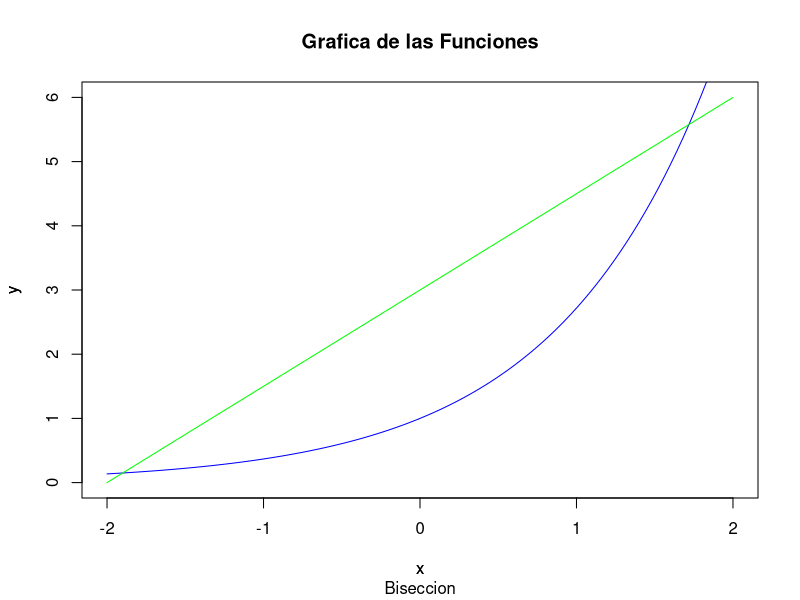
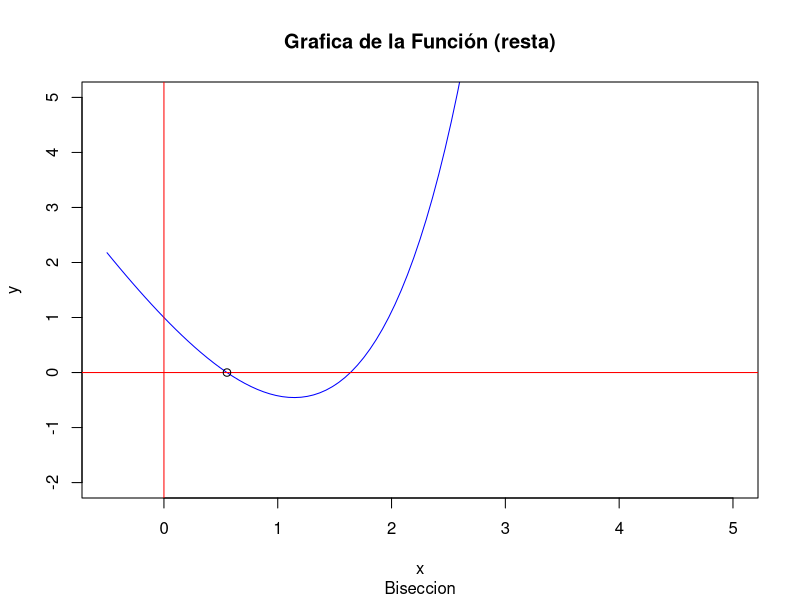
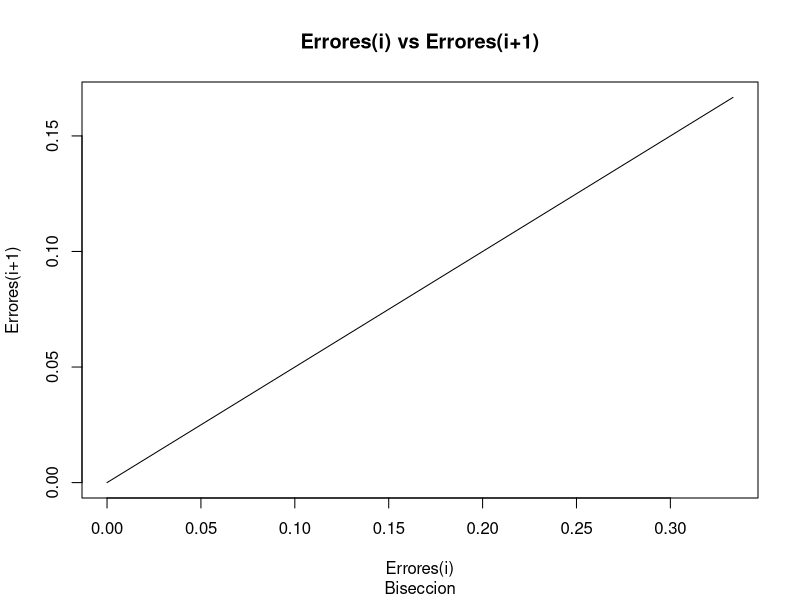
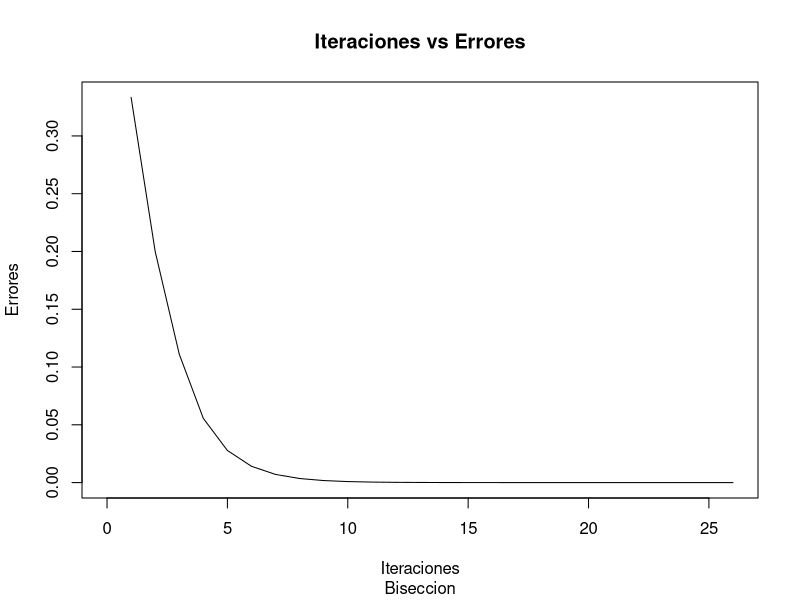
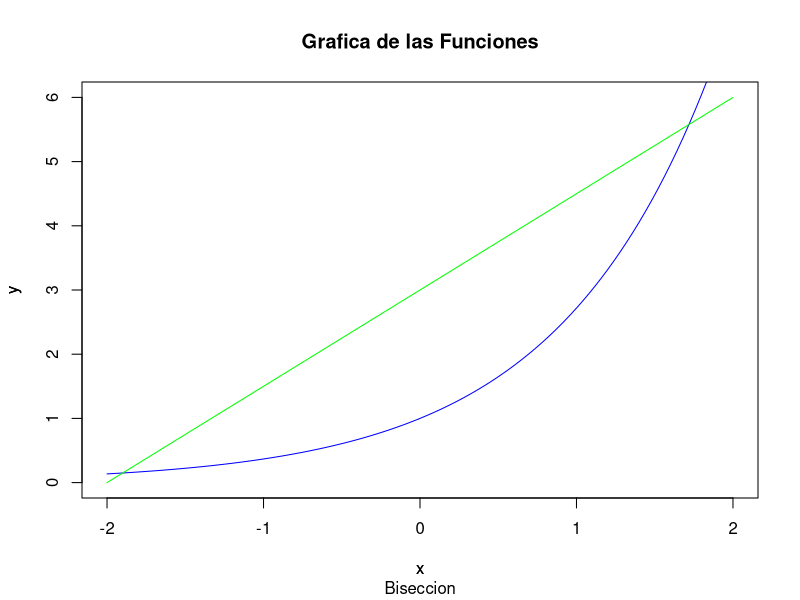
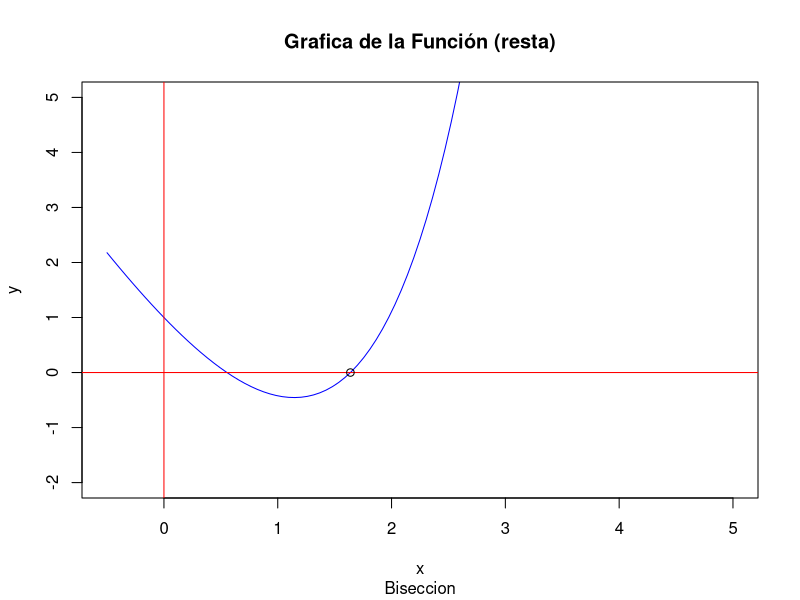
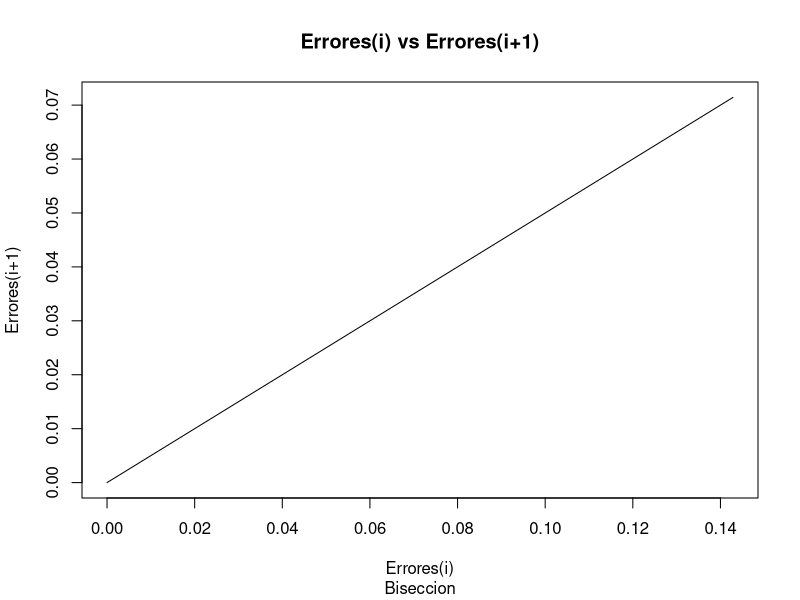
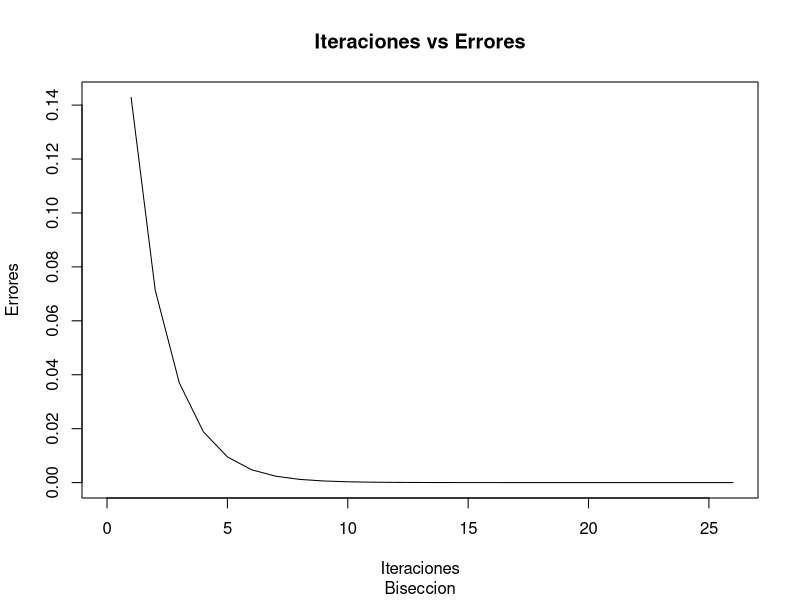

Here is the R script that generated these plots, in order:
#-------------------------------------------------------------------------------
#                           Ejercicios raiz con metodos
#-------------------------------------------------------------------------------

fe<-function(x)
{
  signif(exp(1), 5)^x
}

fpi<-function(x)
{
  signif(pi,5)*x
}

f1<-function(x)
{
  signif(exp(1), 5)^x-signif(pi,5)*x
}

#-------------------------------------
#               Biseccion
#-------------------------------------

biseccion = function(f, xa, xb, tol)
{
  plot(fe, xlim = c(-2,2), ylim = c(0,6), col = "blue", main = "Grafica de las Funciones", sub = "Biseccion", xlab = "x", ylab = "y")
  par(new=TRUE)
  curve(fpi, type = "l", col="green", axes=FALSE, ylab = "y")
  par(new=FALSE)
  
  plot(f, xlim = c(-0.5,5), ylim = c(-2,5), col = "blue", main = "Grafica de la Función (resta)", sub = "Biseccion", xlab = "x", ylab = "y")
  abline(h=0, v=0, col="red")
  
  if( sign(f(xa)) == sign(f(xb)) )
  { 
    stop("f(xa) y f(xb) tienen el mismo signo") 
  }
  
  a = xa
  b = xb
  k = 0
  dx=0
  
  x<-c()
  y<-c()
  iteraciones<-c()
  
  cat("----------------------------------------------------------\n")
  cat(formatC( c("a","b","m","Error est."), width = -15, format = "f", flag = " "), "\n")
  cat("----------------------------------------------------------\n")
  repeat
  {
    m = a + 0.5*(b-a)
    if( f(m)==0 )
    { 
      cat("Cero de f en [",xa,",",xb,"] es: ", m ) 
    }
    if( sign(f(a)) != sign(f(m)) )
    {
      b = m
    } 
    else 
    { 
      a = m 
    }
    dy = dx
    dx = (b-a)/2
    # imprimir estado
    
    if(k>= 1)
    {
      x<-c(x,dy/b)
      y<-c(y,dx/b)
    }
    
    cat(formatC( c(a,b,m,dx), digits=7, width = -15, format = "f", flag = " "), "\n")
    k = k+1
    
    
    
    #until
    if( dx < tol )
    {
      cat("----------------------------------------------------------\n\n")
      cat("Cero de f en [",xa,",",xb,"] es approx: ", m, "con error <=", dx, "Iteraciones:" ,k)
      break;
    }
  } #repeat
  
  points(m,0)
  
  plot(f, xlim = c(0,x[1]), ylim = c(0,y[1]), col = "white", main = "Errores(i) vs Errores(i+1)", sub = "Biseccion", xlab = "Errores(i)", ylab = "Errores(i+1)")
  lines(x, y, type = "l")
  
  x<-c(x,y[k-1])
  iteraciones<-c(1:k)
  plot(f, xlim = c(0,iteraciones[k]), ylim = c(0,x[1]), col = "white", main = "Iteraciones vs Errores", sub = "Biseccion", xlab = "Iteraciones", ylab = "Errores")
  lines(iteraciones, x, type = "l") 
  
}

biseccion(f1, 0, 1, 1e-8)
biseccion(f1, 1, 2, 1e-8)